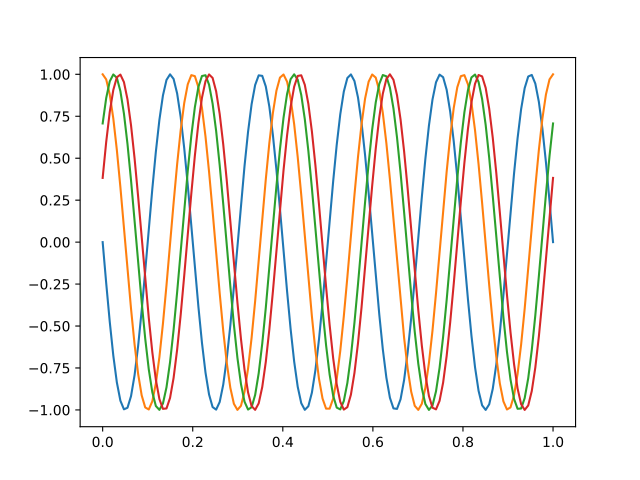

Generate this figure with Python:
import numpy as np
import matplotlib.pyplot as plt

t = np.linspace(0, 1, 128)
x1 = np.sin(2 * np.pi * 5 * t + np.pi)
x2 = np.sin(2 * np.pi * 5 * t + np.pi/2)
x3 = np.sin(2 * np.pi * 5 * t + np.pi/4)
x4 = np.sin(2 * np.pi * 5 * t + np.pi/8)

plt.plot(t, x1, label='phi=pi')
plt.plot(t, x2, label='phi=pi/2')
plt.plot(t, x3, label='phi=pi/4')
plt.plot(t, x4, label='phi=pi/8')
#plt.show()

valori_snr = [0.1, 1, 10, 100]
zgomot = np.random.normal(0, 1, size=len(x1)) # zgomot gaussian
norma_x = np.linalg.norm(x1)
norma_z = np.linalg.norm(zgomot)

fig, axs = plt.subplots(len(valori_snr), 1, figsize=(12, 10), sharex=True)

for i, snr in enumerate(valori_snr):
   
    gamma = norma_x / (np.sqrt(snr) * norma_z)
    
    # semnal cu zgomot: x[n] + gamma * z[n]
    semnal_zgomot = x1 + gamma * zgomot
    
    axs[i].plot(t, semnal_zgomot, label=f'SNR = {snr}', color='orange')
    axs[i].plot(t, x1, label='Semnal Original', color='blue', linestyle='--')
    axs[i].set_ylabel('Amplitudine')
    axs[i].legend()
    axs[i].grid(True)

plt.xlabel('Timp (s)')
plt.show()
